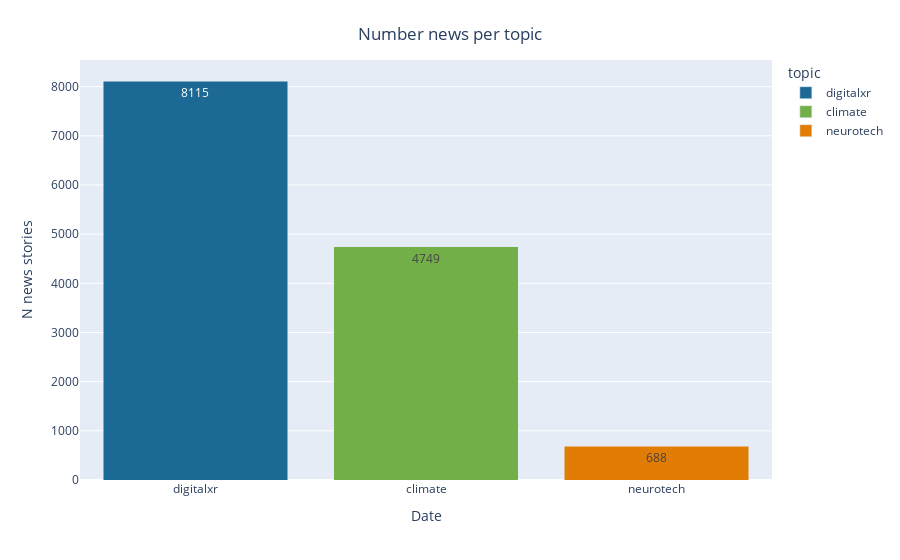

Notebook code for this chart:
### Code cell
fig = px.bar(dfvc, x="topic", y="counts",
             color='topic',text='counts',color_discrete_map={'climate':px.colors.qualitative.Prism[4],
                                                            'digitalxr': px.colors.qualitative.Prism[1],
                                                            'neurotech': px.colors.qualitative.Prism[6]})
# Change the bar mode
fig.update_layout(barmode='stack')
fig.update_xaxes(type='category')
fig.update_layout(
            title={
            'text': 'Number news per topic' ,
            'y':0.95,
            'x':0.5,
            'xanchor': 'center',
            'yanchor': 'top'},
            xaxis_title="Date",
            yaxis_title="N news stories" )
fig.update_xaxes(tickangle=0)
IMG_NAME = 'all_counts_bar_nodigitalxr.png'
PATH_IMG = PATH_MAIN + '/plots_raw/' + IMG_NAME
#fig.write_image(PATH_IMG)
fig.show()

### Figure 1 — Plotly figure (JSON) as saved in the notebook; plotly's stock layout.template omitted (floating-point values rounded to 4 significant figures)
{"data": [{"alignmentgroup": "True", "hovertemplate": "topic=%{x}<br>counts=%{text}<extra></extra>", "legendgroup": "digitalxr", "marker": {"color": "rgb(29, 105, 150)", "pattern": {"shape": ""}}, "name": "digitalxr", "offsetgroup": "digitalxr", "orientation": "v", "showlegend": true, "text": ["8115"], "textposition": "auto", "type": "bar", "x": ["digitalxr"], "xaxis": "x", "y": [8115], "yaxis": "y"}, {"alignmentgroup": "True", "hovertemplate": "topic=%{x}<br>counts=%{text}<extra></extra>", "legendgroup": "climate", "marker": {"color": "rgb(115, 175, 72)", "pattern": {"shape": ""}}, "name": "climate", "offsetgroup": "climate", "orientation": "v", "showlegend": true, "text": ["4749"], "textposition": "auto", "type": "bar", "x": ["climate"], "xaxis": "x", "y": [4749], "yaxis": "y"}, {"alignmentgroup": "True", "hovertemplate": "topic=%{x}<br>counts=%{text}<extra></extra>", "legendgroup": "neurotech", "marker": {"color": "rgb(225, 124, 5)", "pattern": {"shape": ""}}, "name": "neurotech", "offsetgroup": "neurotech", "orientation": "v", "showlegend": true, "text": ["688"], "textposition": "auto", "type": "bar", "x": ["neurotech"], "xaxis": "x", "y": [688], "yaxis": "y"}], "layout": {"barmode": "stack", "legend": {"title": {"text": "topic"}, "tracegroupgap": 0}, "margin": {"t": 60}, "title": {"text": "Number news per topic", "x": 0.5, "xanchor": "center", "y": 0.95, "yanchor": "top"}, "xaxis": {"anchor": "y", "categoryarray": ["digitalxr", "climate", "neurotech"], "categoryorder": "array", "domain": [0, 1], "tickangle": 0, "title": {"text": "Date"}, "type": "category"}, "yaxis": {"anchor": "x", "domain": [0, 1], "title": {"text": "N news stories"}}}}
